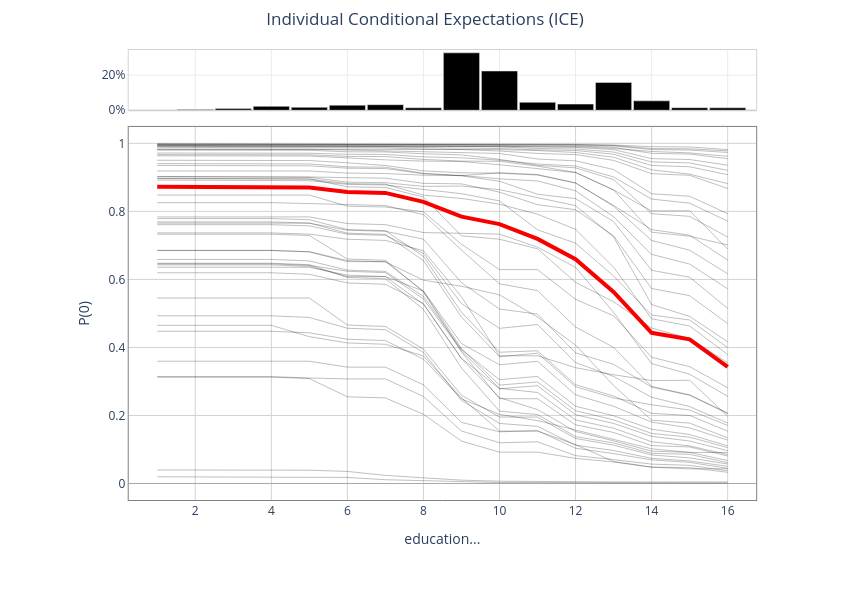

Notebook code cell kept with this figure:
### Markdown cell above
The ICE plot is automatically computed at the same time as any one-feature PDP. It can be accessed by passing `ice=True` to `show_in_notebook`. 

Similar to PDPs, ICE plots show the median prediction as a model red line. However, the variance in the model's predictions are shown by plotting the predictions of a sample of individual data instances as light grey lines. (For categorical features, the distribution in the predictions is instead shown as a violin plot.)

### Code cell
result_explain_feature_dependence_default.show_in_notebook(ice=True)

### Figure 1 — Plotly figure (JSON) as saved in the notebook; plotly's stock layout.template omitted (floating-point values rounded to 4 significant figures)
{"data": [{"legendgroup": "datum", "line": {"color": "Black", "width": 1}, "mode": "lines", "name": "Type=datum", "opacity": 0.25, "showlegend": false, "type": "scatter", "x": [1, 2, 3, 4, 5, 6, 7, 8, 9, 10, 11, 12, 13, 14, 15, 16], "xaxis": "x2", "y": [0.3143, 0.3143, 0.3143, 0.3143, 0.3102, 0.3075, 0.3075, 0.2558, 0.1545, 0.1197, 0.1226, 0.08201, 0.07027, 0.05703, 0.05345, 0.03738], "yaxis": "y2"}, {"legendgroup": "datum", "line": {"color": "Black", "width": 1}, "mode": "lines", "name": "Type=datum", "opacity": 0.25, "showlegend": false, "type": "scatter", "x": [1, 2, 3, 4, 5, 6, 7, 8, 9, 10, 11, 12, 13, 14, 15, 16], "xaxis": "x2", "y": [0.493, 0.493, 0.493, 0.493, 0.4882, 0.4564, 0.4523, 0.3853, 0.2445, 0.1766, 0.168, 0.1127, 0.097, 0.07405, 0.06624, 0.05041], "yaxis": "y2"}, {"legendgroup": "datum", "line": {"color": "Black", "width": 1}, "mode": "lines", "name": "Type=datum", "opacity": 0.25, "showlegend": false, "type": "scatter", "x": [1, 2, 3, 4, 5, 6, 7, 8, 9, 10, 11, 12, 13, 14, 15, 16], "xaxis": "x2", "y": [0.7368, 0.7368, 0.7368, 0.7368, 0.7331, 0.7181, 0.7147, 0.6845, 0.5489, 0.3756, 0.3756, 0.3405, 0.3198, 0.3028, 0.3034, 0.1979], "yaxis": "y2"}, {"legendgroup": "datum", "line": {"color": "Black", "width": 1}, "mode": "lines", "name": "Type=datum", "opacity": 0.25, "showlegend": false, "type": "scatter", "x": [1, 2, 3, 4, 5, 6, 7, 8, 9, 10, 11, 12, 13, 14, 15, 16], "xaxis": "x2", "y": [0.9827, 0.9827, 0.9827, 0.9827, 0.9824, 0.9804, 0.9777, 0.9753, 0.9739, 0.9703, 0.954, 0.9487, 0.9231, 0.852, 0.8445, 0.7936], "yaxis": "y2"}, {"legendgroup": "datum", "line": {"color": "Black", "width": 1}, "mode": "lines", "name": "Type=datum", "opacity": 0.25, "showlegend": false, "type": "scatter", "x": [1, 2, 3, 4, 5, 6, 7, 8, 9, 10, 11, 12, 13, 14, 15, 16], "xaxis": "x2", "y": [0.6856, 0.6856, 0.6856, 0.6856, 0.6815, 0.6554, 0.6516, 0.5979, 0.5799, 0.5547, 0.4893, 0.407, 0.2882, 0.1862, 0.1775, 0.1343], "yaxis": "y2"}, {"legendgroup": "datum", "line": {"color": "Black", "width": 1}, "mode": "lines", "name": "Type=datum", "opacity": 0.25, "showlegend": false, "type": "scatter", "x": [1, 2, 3, 4, 5, 6, 7, 8, 9, 10, 11, 12, 13, 14, 15, 16], "xaxis": "x2", "y": [0.6428, 0.6428, 0.6428, 0.6428, 0.6384, 0.6082, 0.6082, 0.5272, 0.3681, 0.2785, 0.2875, 0.2023, 0.1767, 0.1386, 0.1249, 0.09653], "yaxis": "y2"}, {"legendgroup": "datum", "line": {"color": "Black", "width": 1}, "mode": "lines", "name": "Type=datum", "opacity": 0.25, "showlegend": false, "type": "scatter", "x": [1, 2, 3, 4, 5, 6, 7, 8, 9, 10, 11, 12, 13, 14, 15, 16], "xaxis": "x2", "y": [0.9975, 0.9975, 0.9975, 0.9975, 0.9975, 0.9973, 0.9973, 0.9974, 0.9975, 0.9975, 0.9965, 0.9961, 0.9939, 0.9848, 0.9838, 0.9779], "yaxis": "y2"}, {"legendgroup": "datum", "line": {"color": "Black", "width": 1}, "mode": "lines", "name": "Type=datum", "opacity": 0.25, "showlegend": false, "type": "scatter", "x": [1, 2, 3, 4, 5, 6, 7, 8, 9, 10, 11, 12, 13, 14, 15, 16], "xaxis": "x2", "y": [0.733, 0.733, 0.733, 0.733, 0.7293, 0.6601, 0.6563, 0.5633, 0.3873, 0.2492, 0.2492, 0.1726, 0.1501, 0.1114, 0.1074, 0.08093], "yaxis": "y2"}, {"legendgroup": "datum", "line": {"color": "Black", "width": 1}, "mode": "lines", "name": "Type=datum", "opacity": 0.25, "showlegend": false, "type": "scatter", "x": [1, 2, 3, 4, 5, 6, 7, 8, 9, 10, 11, 12, 13, 14, 15, 16], "xaxis": "x2", "y": [0.8966, 0.8966, 0.8966, 0.8966, 0.8948, 0.8819, 0.8801, 0.8479, 0.8381, 0.8212, 0.7917, 0.7476, 0.636, 0.4843, 0.4631, 0.3791], "yaxis": "y2"}, {"legendgroup": "datum", "line": {"color": "Black", "width": 1}, "mode": "lines", "name": "Type=datum", "opacity": 0.25, "showlegend": false, "type": "scatter", "x": [1, 2, 3, 4, 5, 6, 7, 8, 9, 10, 11, 12, 13, 14, 15, 16], "xaxis": "x2", "y": [0.994, 0.994, 0.994, 0.994, 0.9938, 0.9932, 0.993, 0.9923, 0.9924, 0.9919, 0.9893, 0.988, 0.9816, 0.9552, 0.9524, 0.9358], "yaxis": "y2"}, {"legendgroup": "datum", "line": {"color": "Black", "width": 1}, "mode": "lines", "name": "Type=datum", "opacity": 0.25, "showlegend": false, "type": "scatter", "x": [1, 2, 3, 4, 5, 6, 7, 8, 9, 10, 11, 12, 13, 14, 15, 16], "xaxis": "x2", "y": [0.9634, 0.9634, 0.9634, 0.9634, 0.9628, 0.9574, 0.9515, 0.9479, 0.9466, 0.9372, 0.9251, 0.9143, 0.8629, 0.8015, 0.8019, 0.6893], "yaxis": "y2"}, {"legendgroup": "datum", "line": {"color": "Black", "width": 1}, "mode": "lines", "name": "Type=datum", "opacity": 0.25, "showlegend": false, "type": "scatter", "x": [1, 2, 3, 4, 5, 6, 7, 8, 9, 10, 11, 12, 13, 14, 15, 16], "xaxis": "x2", "y": [0.685, 0.685, 0.685, 0.685, 0.6809, 0.6523, 0.6523, 0.5656, 0.3964, 0.2893, 0.2985, 0.2139, 0.1871, 0.1473, 0.1363, 0.1056], "yaxis": "y2"}, {"legendgroup": "datum", "line": {"color": "Black", "width": 1}, "mode": "lines", "name": "Type=datum", "opacity": 0.25, "showlegend": false, "type": "scatter", "x": [1, 2, 3, 4, 5, 6, 7, 8, 9, 10, 11, 12, 13, 14, 15, 16], "xaxis": "x2", "y": [0.98, 0.98, 0.98, 0.98, 0.9797, 0.9753, 0.9749, 0.9694, 0.9662, 0.9531, 0.9354, 0.9281, 0.8935, 0.7933, 0.7855, 0.7248], "yaxis": "y2"}, {"legendgroup": "datum", "line": {"color": "Black", "width": 1}, "mode": "lines", "name": "Type=datum", "opacity": 0.25, "showlegend": false, "type": "scatter", "x": [1, 2, 3, 4, 5, 6, 7, 8, 9, 10, 11, 12, 13, 14, 15, 16], "xaxis": "x2", "y": [0.9936, 0.9936, 0.9936, 0.9936, 0.9935, 0.9927, 0.9926, 0.9918, 0.9914, 0.9893, 0.9851, 0.9834, 0.9746, 0.9456, 0.9425, 0.9207], "yaxis": "y2"}, {"legendgroup": "datum", "line": {"color": "Black", "width": 1}, "mode": "lines", "name": "Type=datum", "opacity": 0.25, "showlegend": false, "type": "scatter", "x": [1, 2, 3, 4, 5, 6, 7, 8, 9, 10, 11, 12, 13, 14, 15, 16], "xaxis": "x2", "y": [0.9504, 0.9504, 0.9504, 0.9504, 0.9495, 0.9428, 0.935, 0.9192, 0.9135, 0.9123, 0.9069, 0.8836, 0.8174, 0.7466, 0.7301, 0.657], "yaxis": "y2"}, {"legendgroup": "datum", "line": {"color": "Black", "width": 1}, "mode": "lines", "name": "Type=datum", "opacity": 0.25, "showlegend": false, "type": "scatter", "x": [1, 2, 3, 4, 5, 6, 7, 8, 9, 10, 11, 12, 13, 14, 15, 16], "xaxis": "x2", "y": [0.9716, 0.9716, 0.9716, 0.9716, 0.9711, 0.9679, 0.9674, 0.9604, 0.9575, 0.9505, 0.9393, 0.9335, 0.9012, 0.8362, 0.8241, 0.7715], "yaxis": "y2"}, {"legendgroup": "datum", "line": {"color": "Black", "width": 1}, "mode": "lines", "name": "Type=datum", "opacity": 0.25, "showlegend": false, "type": "scatter", "x": [1, 2, 3, 4, 5, 6, 7, 8, 9, 10, 11, 12, 13, 14, 15, 16], "xaxis": "x2", "y": [0.9029, 0.9029, 0.9029, 0.9029, 0.9012, 0.8992, 0.8977, 0.8825, 0.8809, 0.8566, 0.8198, 0.8049, 0.7283, 0.5732, 0.5522, 0.47], "yaxis": "y2"}, {"legendgroup": "datum", "line": {"color": "Black", "width": 1}, "mode": "lines", "name": "Type=datum", "opacity": 0.25, "showlegend": false, "type": "scatter", "x": [1, 2, 3, 4, 5, 6, 7, 8, 9, 10, 11, 12, 13, 14, 15, 16], "xaxis": "x2", "y": [0.7788, 0.7788, 0.7788, 0.7788, 0.7755, 0.7466, 0.7434, 0.6679, 0.5036, 0.386, 0.3902, 0.2904, 0.2572, 0.2062, 0.2, 0.1539], "yaxis": "y2"}, {"legendgroup": "datum", "line": {"color": "Black", "width": 1}, "mode": "lines", "name": "Type=datum", "opacity": 0.25, "showlegend": false, "type": "scatter", "x": [1, 2, 3, 4, 5, 6, 7, 8, 9, 10, 11, 12, 13, 14, 15, 16], "xaxis": "x2", "y": [0.4477, 0.4477, 0.4477, 0.4477, 0.443, 0.4243, 0.4202, 0.3655, 0.2488, 0.2034, 0.1849, 0.158, 0.1295, 0.102, 0.09143, 0.09113], "yaxis": "y2"}, {"legendgroup": "datum", "line": {"color": "Black", "width": 1}, "mode": "lines", "name": "Type=datum", "opacity": 0.25, "showlegend": false, "type": "scatter", "x": [1, 2, 3, 4, 5, 6, 7, 8, 9, 10, 11, 12, 13, 14, 15, 16], "xaxis": "x2", "y": [0.9976, 0.9976, 0.9976, 0.9976, 0.9976, 0.9973, 0.9973, 0.9968, 0.9965, 0.9962, 0.9958, 0.995, 0.9924, 0.9819, 0.9804, 0.9733], "yaxis": "y2"}, {"legendgroup": "datum", "line": {"color": "Black", "width": 1}, "mode": "lines", "name": "Type=datum", "opacity": 0.25, "showlegend": false, "type": "scatter", "x": [1, 2, 3, 4, 5, 6, 7, 8, 9, 10, 11, 12, 13, 14, 15, 16], "xaxis": "x2", "y": [0.992, 0.992, 0.992, 0.992, 0.992, 0.9916, 0.9914, 0.9919, 0.9918, 0.9922, 0.9914, 0.9904, 0.9851, 0.9762, 0.972, 0.9619], "yaxis": "y2"}, {"legendgroup": "datum", "line": {"color": "Black", "width": 1}, "mode": "lines", "name": "Type=datum", "opacity": 0.25, "showlegend": false, "type": "scatter", "x": [1, 2, 3, 4, 5, 6, 7, 8, 9, 10, 11, 12, 13, 14, 15, 16], "xaxis": "x2", "y": [0.848, 0.848, 0.848, 0.848, 0.848, 0.8155, 0.8129, 0.7989, 0.7034, 0.6289, 0.6289, 0.5415, 0.493, 0.3712, 0.3436, 0.2815], "yaxis": "y2"}, {"legendgroup": "datum", "line": {"color": "Black", "width": 1}, "mode": "lines", "name": "Type=datum", "opacity": 0.25, "showlegend": false, "type": "scatter", "x": [1, 2, 3, 4, 5, 6, 7, 8, 9, 10, 11, 12, 13, 14, 15, 16], "xaxis": "x2", "y": [0.01979, 0.01979, 0.01979, 0.01979, 0.01943, 0.01782, 0.01114, 0.00848, 0.005127, 0.002976, 0.002976, 0.00234, 0.00198, 0.001565, 0.001388, 0.001399], "yaxis": "y2"}, {"legendgroup": "datum", "line": {"color": "Black", "width": 1}, "mode": "lines", "name": "Type=datum", "opacity": 0.25, "showlegend": false, "type": "scatter", "x": [1, 2, 3, 4, 5, 6, 7, 8, 9, 10, 11, 12, 13, 14, 15, 16], "xaxis": "x2", "y": [0.465, 0.465, 0.465, 0.465, 0.4317, 0.4134, 0.4093, 0.375, 0.2518, 0.1541, 0.1541, 0.1144, 0.06467, 0.04829, 0.04656, 0.03291], "yaxis": "y2"}, {"legendgroup": "datum", "line": {"color": "Black", "width": 1}, "mode": "lines", "name": "Type=datum", "opacity": 0.25, "showlegend": false, "type": "scatter", "x": [1, 2, 3, 4, 5, 6, 7, 8, 9, 10, 11, 12, 13, 14, 15, 16], "xaxis": "x2", "y": [0.9883, 0.9883, 0.9883, 0.9883, 0.988, 0.9867, 0.9865, 0.9835, 0.9818, 0.9775, 0.9704, 0.967, 0.9501, 0.9109, 0.9061, 0.8674], "yaxis": "y2"}, {"legendgroup": "datum", "line": {"color": "Black", "width": 1}, "mode": "lines", "name": "Type=datum", "opacity": 0.25, "showlegend": false, "type": "scatter", "x": [1, 2, 3, 4, 5, 6, 7, 8, 9, 10, 11, 12, 13, 14, 15, 16], "xaxis": "x2", "y": [0.3126, 0.3126, 0.3126, 0.3126, 0.3085, 0.2549, 0.2517, 0.2034, 0.1248, 0.09223, 0.09223, 0.07392, 0.06326, 0.04787, 0.04308, 0.0434], "yaxis": "y2"}, {"legendgroup": "datum", "line": {"color": "Black", "width": 1}, "mode": "lines", "name": "Type=datum", "opacity": 0.25, "showlegend": false, "type": "scatter", "x": [1, 2, 3, 4, 5, 6, 7, 8, 9, 10, 11, 12, 13, 14, 15, 16], "xaxis": "x2", "y": [0.6477, 0.6477, 0.6477, 0.6477, 0.6433, 0.606, 0.602, 0.5121, 0.3397, 0.2127, 0.2028, 0.1379, 0.1192, 0.08885, 0.08581, 0.06138], "yaxis": "y2"}, {"legendgroup": "datum", "line": {"color": "Black", "width": 1}, "mode": "lines", "name": "Type=datum", "opacity": 0.25, "showlegend": false, "type": "scatter", "x": [1, 2, 3, 4, 5, 6, 7, 8, 9, 10, 11, 12, 13, 14, 15, 16], "xaxis": "x2", "y": [0.967, 0.967, 0.967, 0.967, 0.9664, 0.9617, 0.9611, 0.9529, 0.948, 0.9472, 0.9332, 0.9146, 0.8633, 0.7389, 0.7272, 0.7013], "yaxis": "y2"}, {"legendgroup": "datum", "line": {"color": "Black", "width": 1}, "mode": "lines", "name": "Type=datum", "opacity": 0.25, "showlegend": false, "type": "scatter", "x": [1, 2, 3, 4, 5, 6, 7, 8, 9, 10, 11, 12, 13, 14, 15, 16], "xaxis": "x2", "y": [0.8974, 0.8974, 0.8974, 0.8974, 0.8957, 0.8722, 0.8703, 0.8421, 0.7282, 0.7182, 0.6899, 0.5913, 0.5343, 0.457, 0.4267, 0.355], "yaxis": "y2"}, {"legendgroup": "datum", "line": {"color": "Black", "width": 1}, "mode": "lines", "name": "Type=datum", "opacity": 0.25, "showlegend": false, "type": "scatter", "x": [1, 2, 3, 4, 5, 6, 7, 8, 9, 10, 11, 12, 13, 14, 15, 16], "xaxis": "x2", "y": [0.902, 0.902, 0.902, 0.902, 0.9003, 0.886, 0.8843, 0.8736, 0.8744, 0.864, 0.8402, 0.8169, 0.7247, 0.5262, 0.4912, 0.4166], "yaxis": "y2"}, {"legendgroup": "datum", "line": {"color": "Black", "width": 1}, "mode": "lines", "name": "Type=datum", "opacity": 0.25, "showlegend": false, "type": "scatter", "x": [1, 2, 3, 4, 5, 6, 7, 8, 9, 10, 11, 12, 13, 14, 15, 16], "xaxis": "x2", "y": [0.6458, 0.6458, 0.6458, 0.6458, 0.6414, 0.6239, 0.62, 0.5428, 0.3899, 0.2796, 0.2676, 0.1868, 0.1627, 0.1229, 0.1105, 0.08508], "yaxis": "y2"}, {"legendgroup": "datum", "line": {"color": "Black", "width": 1}, "mode": "lines", "name": "Type=datum", "opacity": 0.25, "showlegend": false, "type": "scatter", "x": [1, 2, 3, 4, 5, 6, 7, 8, 9, 10, 11, 12, 13, 14, 15, 16], "xaxis": "x2", "y": [0.8921, 0.8921, 0.8921, 0.8921, 0.8903, 0.8795, 0.8777, 0.8646, 0.8521, 0.8308, 0.746, 0.7065, 0.61, 0.4952, 0.4807, 0.3996], "yaxis": "y2"}, {"legendgroup": "datum", "line": {"color": "Black", "width": 1}, "mode": "lines", "name": "Type=datum", "opacity": 0.25, "showlegend": false, "type": "scatter", "x": [1, 2, 3, 4, 5, 6, 7, 8, 9, 10, 11, 12, 13, 14, 15, 16], "xaxis": "x2", "y": [0.6357, 0.6357, 0.6357, 0.6357, 0.6357, 0.6124, 0.6084, 0.5657, 0.4115, 0.3491, 0.3592, 0.2606, 0.227, 0.1805, 0.1635, 0.1276], "yaxis": "y2"}, {"legendgroup": "datum", "line": {"color": "Black", "width": 1}, "mode": "lines", "name": "Type=datum", "opacity": 0.25, "showlegend": false, "type": "scatter", "x": [1, 2, 3, 4, 5, 6, 7, 8, 9, 10, 11, 12, 13, 14, 15, 16], "xaxis": "x2", "y": [0.9829, 0.9829, 0.9829, 0.9829, 0.9825, 0.983, 0.983, 0.9822, 0.9826, 0.9817, 0.9789, 0.9731, 0.9592, 0.9223, 0.9095, 0.8814], "yaxis": "y2"}, {"legendgroup": "datum", "line": {"color": "Black", "width": 1}, "mode": "lines", "name": "Type=datum", "opacity": 0.25, "showlegend": false, "type": "scatter", "x": [1, 2, 3, 4, 5, 6, 7, 8, 9, 10, 11, 12, 13, 14, 15, 16], "xaxis": "x2", "y": [0.9962, 0.9962, 0.9962, 0.9962, 0.9962, 0.9959, 0.9959, 0.9952, 0.9948, 0.9939, 0.9935, 0.9925, 0.9884, 0.9708, 0.9686, 0.955], "yaxis": "y2"}, {"legendgroup": "datum", "line": {"color": "Black", "width": 1}, "mode": "lines", "name": "Type=datum", "opacity": 0.25, "showlegend": false, "type": "scatter", "x": [1, 2, 3, 4, 5, 6, 7, 8, 9, 10, 11, 12, 13, 14, 15, 16], "xaxis": "x2", "y": [0.761, 0.761, 0.761, 0.761, 0.7575, 0.7329, 0.7296, 0.6767, 0.5291, 0.4563, 0.4673, 0.3554, 0.3149, 0.2536, 0.2262, 0.1778], "yaxis": "y2"}, {"legendgroup": "datum", "line": {"color": "Black", "width": 1}, "mode": "lines", "name": "Type=datum", "opacity": 0.25, "showlegend": false, "type": "scatter", "x": [1, 2, 3, 4, 5, 6, 7, 8, 9, 10, 11, 12, 13, 14, 15, 16], "xaxis": "x2", "y": [0.7837, 0.7837, 0.7837, 0.7837, 0.7837, 0.7642, 0.7612, 0.7378, 0.7355, 0.7334, 0.6947, 0.6354, 0.5032, 0.3526, 0.3213, 0.2564], "yaxis": "y2"}, {"legendgroup": "datum", "line": {"color": "Black", "width": 1}, "mode": "lines", "name": "Type=datum", "opacity": 0.25, "showlegend": false, "type": "scatter", "x": [1, 2, 3, 4, 5, 6, 7, 8, 9, 10, 11, 12, 13, 14, 15, 16], "xaxis": "x2", "y": [0.5454, 0.5454, 0.5454, 0.5454, 0.5454, 0.4659, 0.4617, 0.3952, 0.2597, 0.1954, 0.1954, 0.1324, 0.1128, 0.08399, 0.07521, 0.05737], "yaxis": "y2"}, {"legendgroup": "datum", "line": {"color": "Black", "width": 1}, "mode": "lines", "name": "Type=datum", "opacity": 0.25, "showlegend": false, "type": "scatter", "x": [1, 2, 3, 4, 5, 6, 7, 8, 9, 10, 11, 12, 13, 14, 15, 16], "xaxis": "x2", "y": [0.8257, 0.8257, 0.8257, 0.8257, 0.823, 0.8197, 0.8172, 0.7903, 0.6864, 0.5871, 0.5671, 0.46, 0.4003, 0.2853, 0.2609, 0.207], "yaxis": "y2"}, {"legendgroup": "datum", "line": {"color": "Black", "width": 1}, "mode": "lines", "name": "Type=datum", "opacity": 0.25, "showlegend": false, "type": "scatter", "x": [1, 2, 3, 4, 5, 6, 7, 8, 9, 10, 11, 12, 13, 14, 15, 16], "xaxis": "x2", "y": [0.3595, 0.3595, 0.3595, 0.3595, 0.3595, 0.3421, 0.3421, 0.29, 0.1798, 0.152, 0.1554, 0.1037, 0.08795, 0.06951, 0.06215, 0.04451], "yaxis": "y2"}, {"legendgroup": "datum", "line": {"color": "Black", "width": 1}, "mode": "lines", "name": "Type=datum", "opacity": 0.25, "showlegend": false, "type": "scatter", "x": [1, 2, 3, 4, 5, 6, 7, 8, 9, 10, 11, 12, 13, 14, 15, 16], "xaxis": "x2", "y": [0.9405, 0.9405, 0.9405, 0.9405, 0.9394, 0.9309, 0.9299, 0.9119, 0.9057, 0.8958, 0.8895, 0.8604, 0.7844, 0.6737, 0.6451, 0.5725], "yaxis": "y2"}, {"legendgroup": "datum", "line": {"color": "Black", "width": 1}, "mode": "lines", "name": "Type=datum", "opacity": 0.25, "showlegend": false, "type": "scatter", "x": [1, 2, 3, 4, 5, 6, 7, 8, 9, 10, 11, 12, 13, 14, 15, 16], "xaxis": "x2", "y": [0.03984, 0.03984, 0.03984, 0.03984, 0.03912, 0.03551, 0.02393, 0.01674, 0.009906, 0.006805, 0.006805, 0.005354, 0.004534, 0.004222, 0.004377, 0.004444], "yaxis": "y2"}, {"legendgroup": "datum", "line": {"color": "Black", "width": 1}, "mode": "lines", "name": "Type=datum", "opacity": 0.25, "showlegend": false, "type": "scatter", "x": [1, 2, 3, 4, 5, 6, 7, 8, 9, 10, 11, 12, 13, 14, 15, 16], "xaxis": "x2", "y": [0.9188, 0.9188, 0.9188, 0.9188, 0.9188, 0.9126, 0.9113, 0.9064, 0.9054, 0.9136, 0.9083, 0.8836, 0.8152, 0.7145, 0.6859, 0.6167], "yaxis": "y2"}, {"legendgroup": "datum", "line": {"color": "Black", "width": 1}, "mode": "lines", "name": "Type=datum", "opacity": 0.25, "showlegend": false, "type": "scatter", "x": [1, 2, 3, 4, 5, 6, 7, 8, 9, 10, 11, 12, 13, 14, 15, 16], "xaxis": "x2", "y": [0.6196, 0.6196, 0.6196, 0.6196, 0.6151, 0.5897, 0.5856, 0.529, 0.367, 0.2525, 0.2174, 0.153, 0.1253, 0.09509, 0.09157, 0.06758], "yaxis": "y2"}, {"legendgroup": "datum", "line": {"color": "Black", "width": 1}, "mode": "lines", "name": "Type=datum", "opacity": 0.25, "showlegend": false, "type": "scatter", "x": [1, 2, 3, 4, 5, 6, 7, 8, 9, 10, 11, 12, 13, 14, 15, 16], "xaxis": "x2", "y": [0.6587, 0.6587, 0.6587, 0.6587, 0.6545, 0.6274, 0.6235, 0.5502, 0.394, 0.3054, 0.3148, 0.2272, 0.1991, 0.1596, 0.144, 0.1107], "yaxis": "y2"}, {"legendgroup": "datum", "line": {"color": "Black", "width": 1}, "mode": "lines", "name": "Type=datum", "opacity": 0.25, "showlegend": false, "type": "scatter", "x": [1, 2, 3, 4, 5, 6, 7, 8, 9, 10, 11, 12, 13, 14, 15, 16], "xaxis": "x2", "y": [0.7655, 0.7655, 0.7655, 0.7655, 0.7655, 0.7447, 0.7415, 0.7184, 0.5906, 0.5131, 0.498, 0.3841, 0.3505, 0.2836, 0.2592, 0.2056], "yaxis": "y2"}, {"legendgroup": "datum", "line": {"color": "Black", "width": 1}, "mode": "lines", "name": "Type=datum", "opacity": 0.25, "showlegend": false, "type": "scatter", "x": [1, 2, 3, 4, 5, 6, 7, 8, 9, 10, 11, 12, 13, 14, 15, 16], "xaxis": "x2", "y": [0.9351, 0.9351, 0.9351, 0.9351, 0.9339, 0.9271, 0.9259, 0.9108, 0.9046, 0.8887, 0.8504, 0.8376, 0.7702, 0.6267, 0.6065, 0.5149], "yaxis": "y2"}, {"legendgroup": "datum", "line": {"color": "Black", "width": 1}, "mode": "lines", "name": "Type=datum", "opacity": 0.25, "showlegend": false, "type": "scatter", "x": [1, 2, 3, 4, 5, 6, 7, 8, 9, 10, 11, 12, 13, 14, 15, 16], "xaxis": "x2", "y": [0.7691, 0.7691, 0.7691, 0.7691, 0.7657, 0.7359, 0.7326, 0.6554, 0.4897, 0.3729, 0.3833, 0.2845, 0.2517, 0.2316, 0.2159, 0.1708], "yaxis": "y2"}, {"legendgroup": "datum", "line": {"color": "Black", "width": 1}, "mode": "lines", "name": "Type=datum", "opacity": 0.25, "showlegend": false, "type": "scatter", "x": [1, 2, 3, 4, 5, 6, 7, 8, 9, 10, 11, 12, 13, 14, 15, 16], "xaxis": "x2", "y": [0.9985, 0.9985, 0.9985, 0.9985, 0.9985, 0.9983, 0.9983, 0.9981, 0.9981, 0.9977, 0.9972, 0.9969, 0.9952, 0.9902, 0.9894, 0.9817], "yaxis": "y2"}, {"legendgroup": "datum", "line": {"color": "Black", "width": 1}, "mode": "lines", "name": "Type=datum", "opacity": 0.25, "showlegend": false, "type": "scatter", "x": [1, 2, 3, 4, 5, 6, 7, 8, 9, 10, 11, 12, 13, 14, 15, 16], "xaxis": "x2", "y": [0.9911, 0.9911, 0.9911, 0.9911, 0.991, 0.9899, 0.9898, 0.9875, 0.9866, 0.9847, 0.981, 0.9791, 0.9681, 0.935, 0.9312, 0.9079], "yaxis": "y2"}, {"legendgroup": "median", "line": {"color": "rgb(248,0,0)", "width": 4}, "mode": "lines", "name": "Type=median", "opacity": 1, "showlegend": false, "type": "scatter", "x": [1, 2, 3, 4, 5, 6, 7, 8, 9, 10, 11, 12, 13, 14, 15, 16], "xaxis": "x2", "y": [0.8724, 0.8724, 0.8724, 0.8724, 0.8703, 0.8574, 0.8544, 0.8279, 0.7845, 0.7626, 0.7192, 0.6594, 0.563, 0.4432, 0.4237, 0.3427], "yaxis": "y2"}, {"legendgroup": "None", "marker": {"color": "Black"}, "orientation": "v", "showlegend": false, "text": "", "textposition": "outside", "type": "bar", "width": 0.95, "x": [1, 2, 3, 4, 5, 6, 7, 8, 9, 10, 11, 12, 13, 14, 15, 16], "xaxis": "x", "y": [0.0018, 0.004, 0.0094, 0.0222, 0.0166, 0.0288, 0.0316, 0.014, 0.3272, 0.2238, 0.0452, 0.035, 0.1582, 0.0536, 0.0146, 0.014], "yaxis": "y"}], "layout": {"height": 600, "margin": {"b": 50, "t": 50}, "plot_bgcolor": "rgba(0, 0, 0, 0)", "title": {"text": "Individual Conditional Expectations (ICE)", "x": 0.5}, "width": 850, "xaxis": {"anchor": "y", "categoryorder": "category ascending", "domain": [0.07059, 0.98], "gridcolor": "#ECECEC", "linecolor": "LightGrey", "linewidth": 1, "matches": "x2", "mirror": true, "scaleanchor": "x2", "showline": true, "showticklabels": false, "side": "bottom", "type": "linear", "visible": true, "zeroline": true, "zerolinecolor": "DarkGrey", "zerolinewidth": 1}, "xaxis2": {"anchor": "y2", "categoryorder": "category ascending", "domain": [0.07059, 0.98], "gridcolor": "LightGrey", "linecolor": "Grey", "linewidth": 1, "matches": "x2", "mirror": true, "range": [0.25, 16.75], "scaleanchor": "x2", "showline": true, "showticklabels": true, "side": "bottom", "title": {"text": "education..."}, "type": "linear", "visible": true, "zeroline": true, "zerolinecolor": "DarkGrey", "zerolinewidth": 1}, "yaxis": {"anchor": "x", "categoryorder": "category ascending", "domain": [0.8795, 1], "gridcolor": "#ECECEC", "linecolor": "LightGrey", "linewidth": 1, "matches": "y", "mirror": true, "nticks": 3, "range": [0, 0.3436], "scaleanchor": "y", "showline": true, "showticklabels": true, "side": "left", "tickformat": "p", "type": "linear", "visible": true, "zeroline": true, "zerolinecolor": "DarkGrey", "zerolinewidth": 1}, "yaxis2": {"anchor": "x2", "categoryorder": "category ascending", "domain": [0.1, 0.8462], "gridcolor": "LightGrey", "linecolor": "Grey", "linewidth": 1, "matches": "y2", "mirror": true, "range": [-0.04847, 1.048], "scaleanchor": "y2", "showline": true, "showticklabels": true, "side": "left", "title": {"text": "P(0)"}, "type": "linear", "visible": true, "zeroline": true, "zerolinecolor": "DarkGrey", "zerolinewidth": 1}}}
